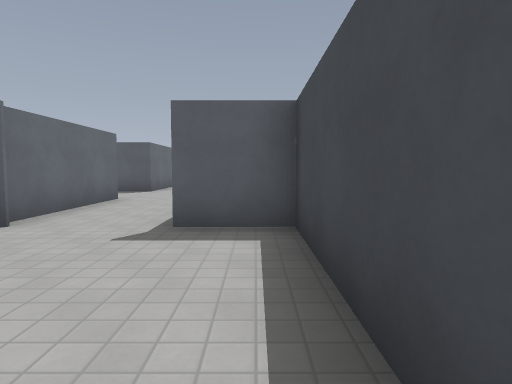
View 1 (above)

17 first-person views from a walk through a 3-D level made in the Godot game engine. The camera is 1.4 m above the floor, tilts 4° down and sees 75° across. The floor is counted in squares, 2 m on a side. Each view is taken from the middle of a square. On the plan, view 1 faces up. The plan holds only what a view shows up to about 10 squares ahead; the rest is blank. The place goes on beyond the plan. Surface patterns are stand-ins for the level's own textures.

View 2
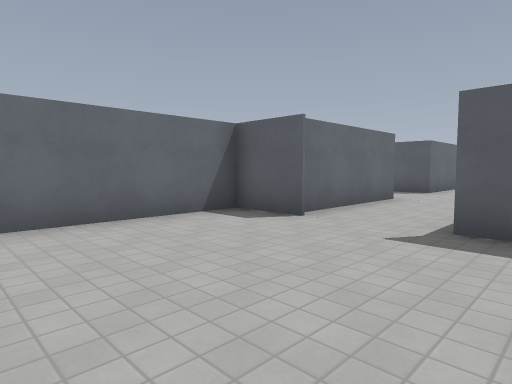

View 3
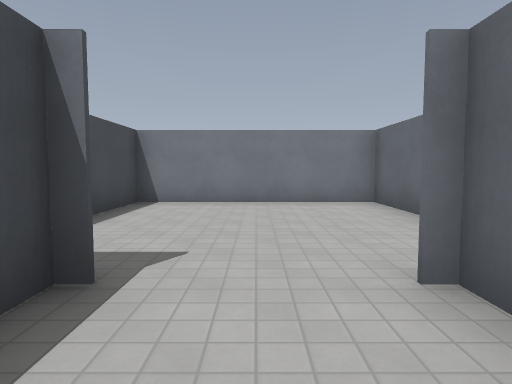

View 4
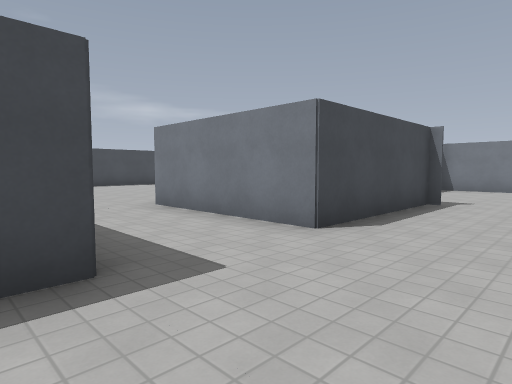

View 5
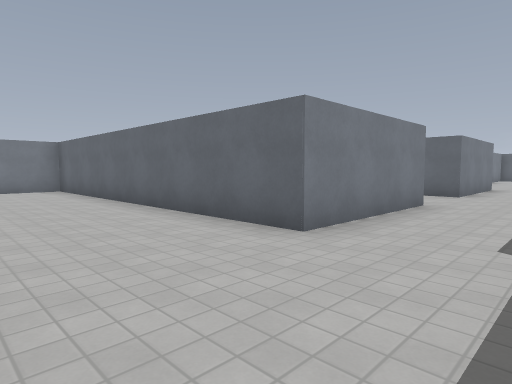

View 6
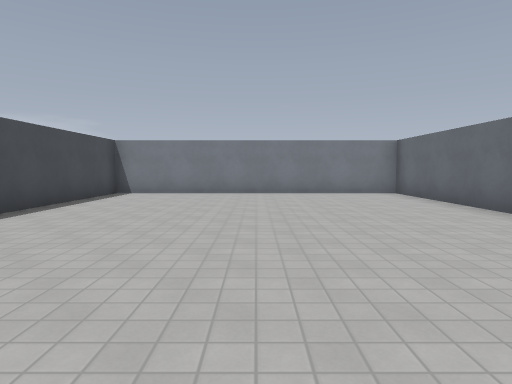

View 7
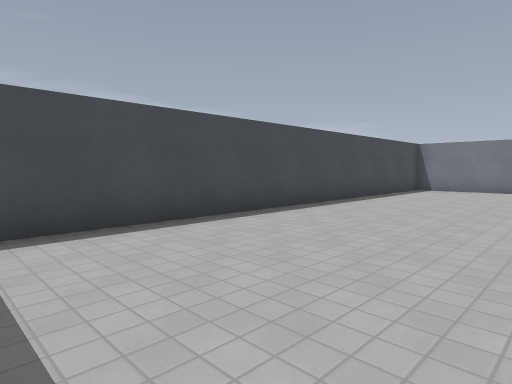

View 8
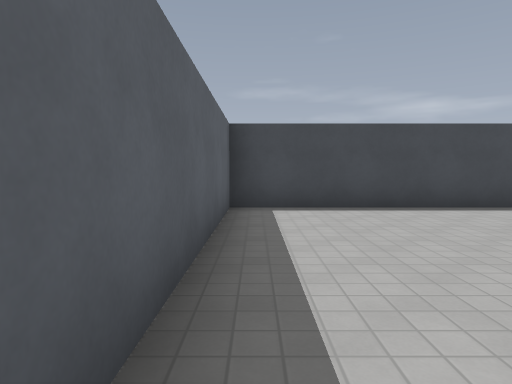

View 9
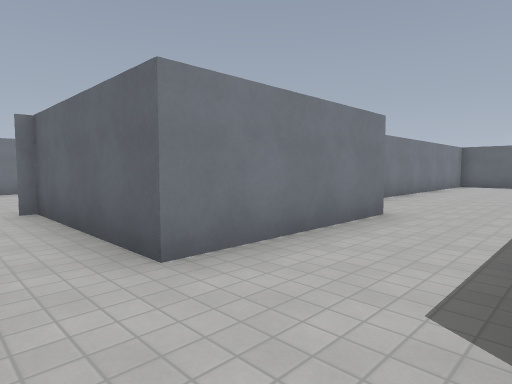

View 10
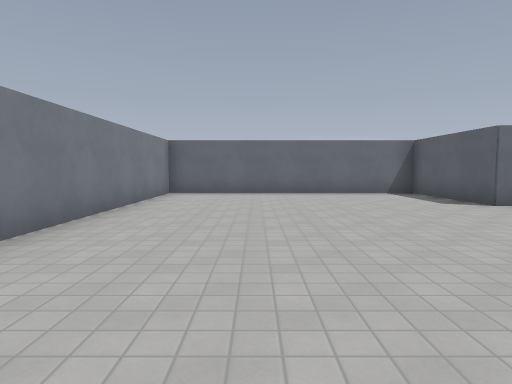

View 11
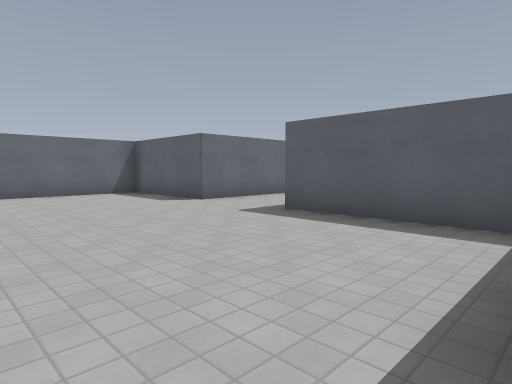

View 12
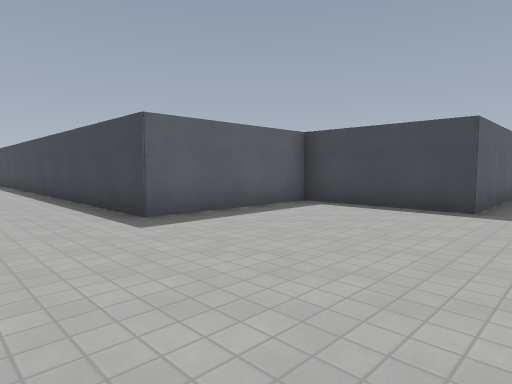

View 13
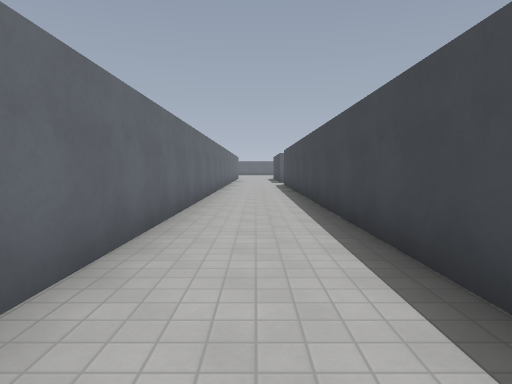

View 14
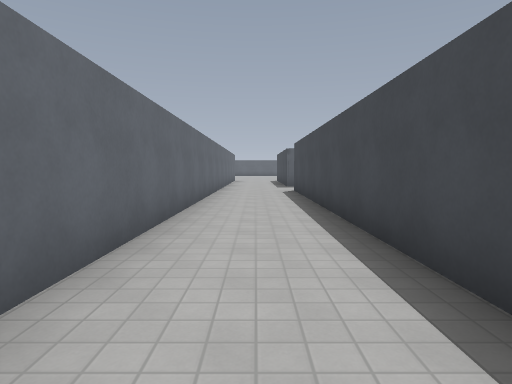

View 15
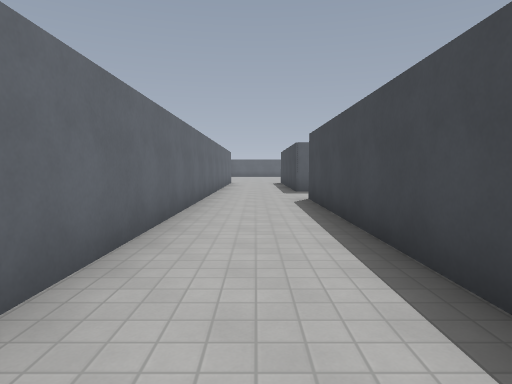

View 16
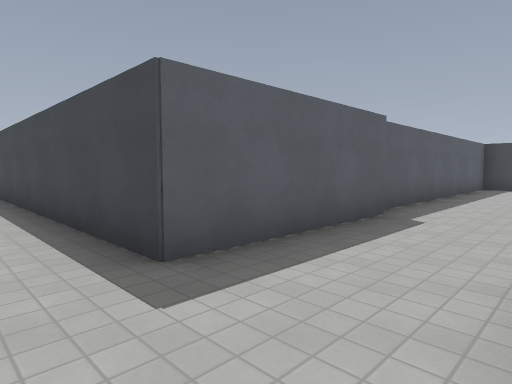

View 17
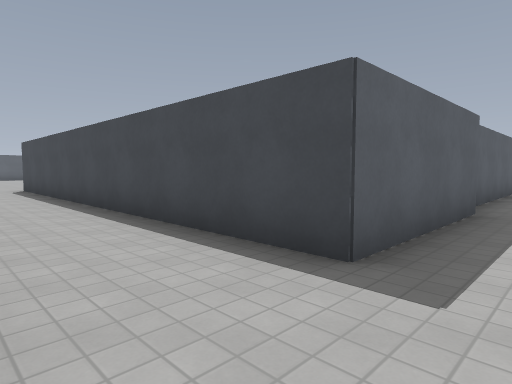

### Floor plan
Points are (right, up) in squares from view 1. A wall is a line through its corners. A room is listed if a view was taken in it or the views show most of it. See-through windows are left out.
Room 1 (views 1, 2)
walls: (-4.5, 2.5) (-4.5, -1) (0.5, -1) (0.5, 4) (-0.8, 4)
ways out: opening at (-3, 3.3) to room 2
Room 2 (views 3, 4, 5, 6, 7, 8, 9, 10, 11, 12, 13, 14, 15, 16, 17)
walls: (-3.2, 11) (-3.2, 10.2) (-7, 10.2) (-7, 13.5) (-10.8, 13.5) (-10.8, 28.8); (3.1, 10.2) (-0.8, 10.2) (-0.8, 21); (-7, 7.8) (-3.2, 7.8) (-3.2, 4); (-0.8, 4) (-0.8, 7.8) (3, 7.8) (3, -1.5) (11, -1.5) (11, 10.5) (3.5, 10.5); (-2.9, 4) (-4.5, 4) (-4.5, 2.5); (-13.2, 29.5) (-13.2, 13.5) (-16.5, 13.5) (-16.5, 6.5) (-9.7, 6.5)
ways out: opening at (-3, 3.3) to room 1

Where each view was taken, in squares from view 1:
view 1: 0 up, 0 right, facing up
view 2: 0 up, 0 right, facing up-left
view 3: 6 up, 2 left, facing down
view 4: 11 up, 3 left, facing down-right
view 5: 10 up, 6 right, facing down-left
view 6: 8 up, 7 right, facing down
view 7: 10 up, 7 right, facing down-right
view 8: 10 up, 5 right, facing right
view 9: 10 up, 2 left, facing down-left
view 10: 9 up, 7 left, facing left
view 11: 9 up, 7 left, facing up-left
view 12: 9 up, 13 left, facing up-right
view 13: 14 up, 12 left, facing up
view 14: 18 up, 12 left, facing up
view 15: 21 up, 12 left, facing up
view 16: 8 up, 2 left, facing up-right
view 17: 9 up, 3 left, facing up-right
